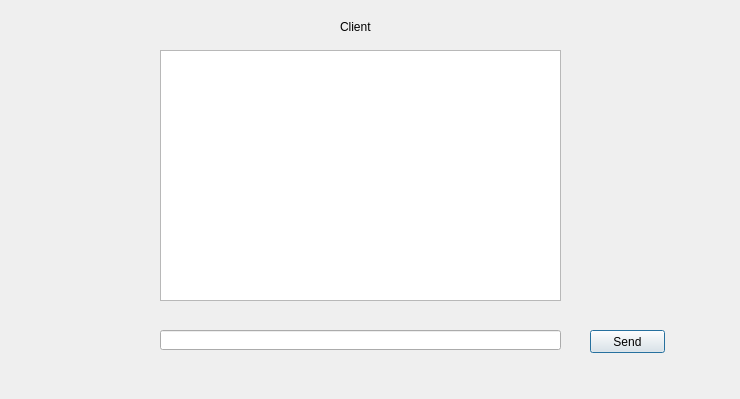
<?xml version="1.0" encoding="UTF-8"?>
<ui version="4.0">
 <class>Dialog</class>
 <widget class="QDialog" name="Dialog">
  <property name="geometry">
   <rect>
    <x>0</x>
    <y>0</y>
    <width>740</width>
    <height>399</height>
   </rect>
  </property>
  <property name="windowTitle">
   <string>Dialog</string>
  </property>
  <widget class="QLabel" name="label">
   <property name="geometry">
    <rect>
     <x>340</x>
     <y>20</y>
     <width>47</width>
     <height>13</height>
    </rect>
   </property>
   <property name="text">
    <string>Client</string>
   </property>
  </widget>
  <widget class="QTextEdit" name="textEditMessage">
   <property name="geometry">
    <rect>
     <x>160</x>
     <y>50</y>
     <width>401</width>
     <height>251</height>
    </rect>
   </property>
  </widget>
  <widget class="QLineEdit" name="lineEditMessage">
   <property name="geometry">
    <rect>
     <x>160</x>
     <y>330</y>
     <width>401</width>
     <height>20</height>
    </rect>
   </property>
  </widget>
  <widget class="QPushButton" name="pushButtonSend">
   <property name="geometry">
    <rect>
     <x>590</x>
     <y>330</y>
     <width>75</width>
     <height>23</height>
    </rect>
   </property>
   <property name="text">
    <string>Send</string>
   </property>
  </widget>
 </widget>
 <tabstops>
  <tabstop>lineEditMessage</tabstop>
  <tabstop>pushButtonSend</tabstop>
  <tabstop>textEditMessage</tabstop>
 </tabstops>
 <resources/>
 <connections>
  <connection>
   <sender>pushButtonSend</sender>
   <signal>pressed()</signal>
   <receiver>Dialog</receiver>
   <slot>send_text()</slot>
   <hints>
    <hint type="sourcelabel">
     <x>624</x>
     <y>342</y>
    </hint>
    <hint type="destinationlabel">
     <x>624</x>
     <y>271</y>
    </hint>
   </hints>
  </connection>
 </connections>
 <slots>
  <slot>send_text()</slot>
 </slots>
</ui>
